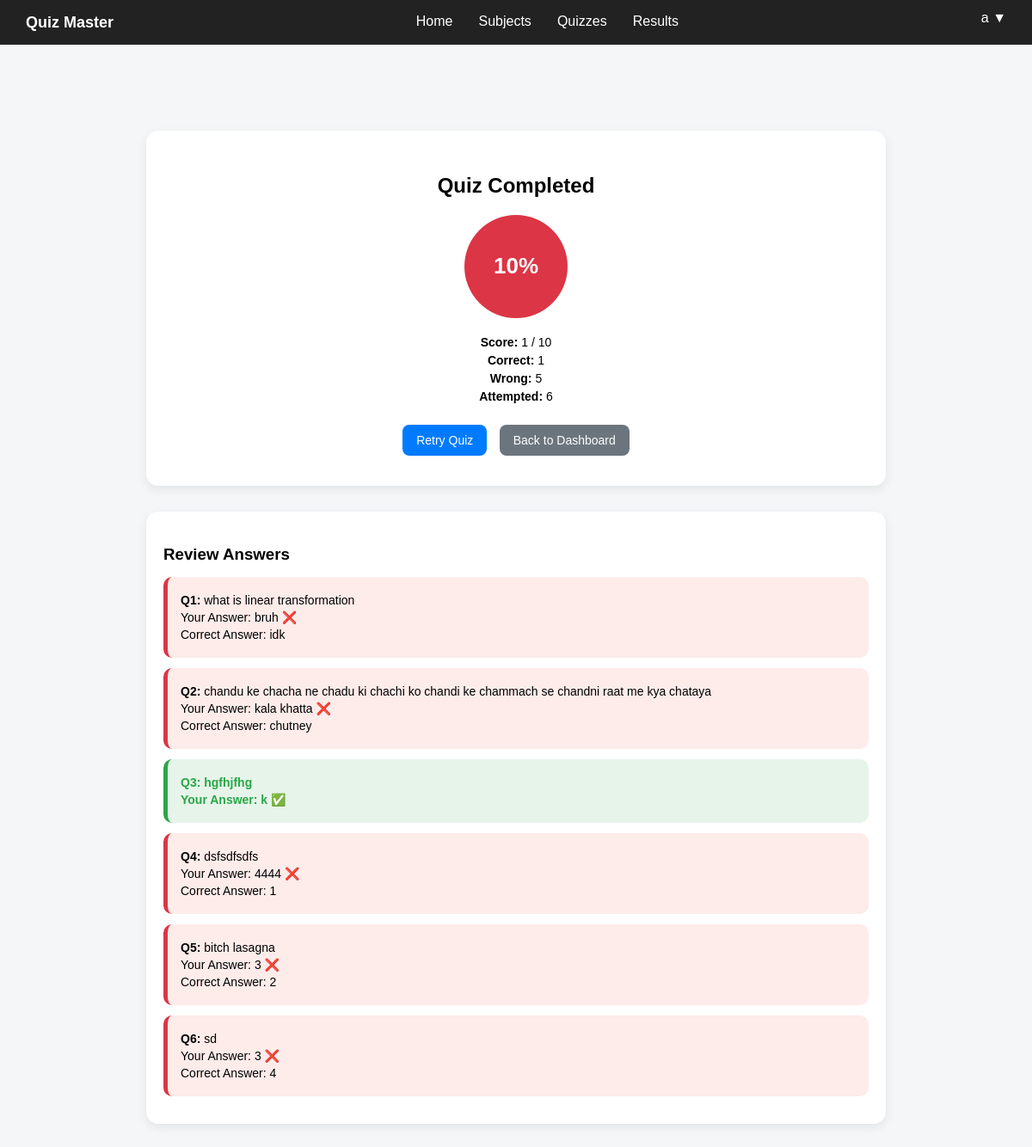
The app's page /student/attempt/6/result (signed in) with its own data.
### controller/models.py (models this page shows)
class Attempt(db.Model):
    __tablename__ = "attempts"
    id = db.Column(db.Integer, primary_key=True)
    user_id = db.Column(db.Integer, db.ForeignKey("users.id"), nullable=False)
    quiz_id = db.Column(db.Integer, db.ForeignKey("quizzes.id"), nullable=False)
    score = db.Column(db.Integer)
    total_questions = db.Column(db.Integer)
    total_marks = db.Column(db.Integer)
    timestamp = db.Column(db.DateTime, default=datetime.utcnow)
    answers = db.relationship("AttemptAnswer", backref="attempt", lazy=True)

class Question(db.Model):
    __tablename__ = "questions"
    id = db.Column(db.Integer, primary_key=True)
    question_text = db.Column(db.Text, nullable=False)
    option1 = db.Column(db.String(200), nullable=False)
    option2 = db.Column(db.String(200), nullable=False)
    option3 = db.Column(db.String(200), nullable=False)
    option4 = db.Column(db.String(200), nullable=False)
    correct_option = db.Column(db.Integer, nullable=False)
    marks = db.Column(db.Integer, nullable=False, default=1)
    quiz_id = db.Column(db.Integer, db.ForeignKey("quizzes.id"), nullable=False)

### app.py (the view)
@app.route("/student/attempt/<int:attempt_id>/result")
def attempt_result(attempt_id):
    if "user_id" not in session:
        flash("Please login first")
        return redirect(url_for("login"))
    attempt = Attempt.query.get_or_404(attempt_id)
    if attempt.user_id != session["user_id"]:
        flash("Unauthorized access")
        return redirect(url_for("home"))
    quiz = Quiz.query.get(attempt.quiz_id)
    questions = Question.query.filter_by(quiz_id=quiz.id).all()
    answer_map = {
        a.question_id: a.selected_option
        for a in attempt.answers
    }
    correct = 0
    wrong = 0
    attempted = 0
    review_data = []
    for q in questions:
        selected = answer_map.get(q.id)
        if selected:
            attempted += 1
        is_correct = selected == q.correct_option
        if is_correct:
            correct += 1
        else:
            if selected:
                wrong += 1
        review_data.append({
            "question": q,
            "selected": selected,
            "correct": q.correct_option,
            "is_correct": is_correct
        })
    percentage = int((attempt.score / attempt.total_marks) * 100) if attempt.total_marks else 0
    return render_template(
        "attempt_result.html",
        quiz=quiz,
        attempt=attempt,
        correct=correct,
        wrong=wrong,
        attempted=attempted,
        percentage=percentage,
        review_data=review_data
    )

### templates/attempt_result.html
{% extends "base.html" %}
{% block content %}
<div class="container">
    <div class="result-card">
        <h2>Quiz Completed</h2>
        <div class="score-circle
            {% if percentage < 40 %}score-low
            {% elif percentage < 70 %}score-medium
            {% else %}score-high
            {% endif %}">
            <span>{{ percentage }}%</span>
        </div>
        <div class="result-details">
            <p><strong>Score:</strong> {{ attempt.score }} / {{ attempt.total_marks }}</p>
            <p><strong>Correct:</strong> {{ correct }}</p>
            <p><strong>Wrong:</strong> {{ wrong }}</p>
            <p><strong>Attempted:</strong> {{ attempted }}</p>
        </div>
        <div class="result-actions">
            <button class="btn retry" onclick="location.href='{{ url_for('attempt_quiz', quiz_id=quiz.id) }}'">
                Retry Quiz
            </button>
            <button class="btn dashboard" onclick="location.href='{{ url_for('home') }}'">
                Back to Dashboard
            </button>
        </div>
    </div>
    <div class="review-section">
        <h3>Review Answers</h3>
        {% for item in review_data %}
        <div class="review-card {{ 'correct' if item.is_correct else 'wrong' }}">
            <p><strong>Q{{ loop.index }}:</strong> {{ item.question.question_text }}</p>
            <p>
                Your Answer:
                {% if item.selected %}
                {{ item.question['option' ~ item.selected] }}
                {% if item.is_correct %} ✅ {% else %} ❌ {% endif %}
                {% else %}
                Not Attempted ❌
                {% endif %}
            </p>
            {% if not item.is_correct %}
            <p>
                Correct Answer:
                {{ item.question['option' ~ item.correct] }}
            </p>
            {% endif %}
        </div>
        {% endfor %}
    </div>
</div>
{% endblock %}

### static/css/base.css (style rules this page uses)
body { font-family: Arial, sans-serif; background: #f4f6f8; margin: 0; }
.container { max-width: 1000px; margin: 30px auto; padding: 20px; border-radius: 12px; }
.btn { padding: 8px 14px; border: none; border-radius: 6px; cursor: pointer; font-size: 14px; }
.correct { color: #28a745; font-weight: bold; background: #eaf7ee; }
body { padding-bottom: 80px; }
.container { max-width: 900px; margin: 30px auto; }
.result-card { background: white; padding: 30px; border-radius: 14px; text-align: center; box-shadow: 0 4px 12px rgba(0, 0, 0, 0.08); margin-bottom: 30px; }
.result-card h2 { margin-bottom: 10px; }
.score-circle { width: 120px; height: 120px; border-radius: 50%; margin: 20px auto; display: flex; align-items: center; justify-content: center; font-size: 26px; font-weight: bold; color: white; background: #28a745; }
.score-low { background: #dc3545; }
.result-details { margin-top: 10px; }
.result-details p { margin: 5px 0; font-size: 14px; }
.result-actions { margin-top: 20px; }
.result-actions .btn { padding: 10px 16px; margin: 5px; border-radius: 8px; border: none; cursor: pointer; }
.retry { background: #007bff; color: white; }
.dashboard { background: #6c757d; color: white; }
.review-section { background: white; padding: 20px; border-radius: 14px; box-shadow: 0 4px 12px rgba(0, 0, 0, 0.08); }
.review-section h3 { margin-bottom: 15px; }
.review-card { padding: 15px; border-radius: 10px; margin-bottom: 12px; font-size: 14px; }
.review-card.correct { background: #e6f4ea; border-left: 5px solid #28a745; }
.review-card.wrong { background: #fdecea; border-left: 5px solid #dc3545; }
.review-card p { margin: 4px 0; }

### records on screen
Attempt: score "1", total_marks "10"
Question: question.question_text "what is linear transformation", option2 "bruh", option1 "idk"
Question: question.question_text "chandu ke chacha ne chadu ki chachi ko chandi ke chammach se chandni raat me kya chataya", option2 "kala khatta", option3 "chutney"
Question: question.question_text "hgfhjfhg", option3 "k"
Question: question.question_text "dsfsdfsdfs", option4 "4444", option1 "1"
Question: question.question_text "bitch lasagna", option4 "3", option2 "2"
Question: question.question_text "sd", option3 "3", option4 "4"

### other values on screen
{{ session.get('username', 'User') }} "a"
{{ percentage }} "10"
{{ correct }} "1"
{{ wrong }} "5"
{{ attempted }} "6"
